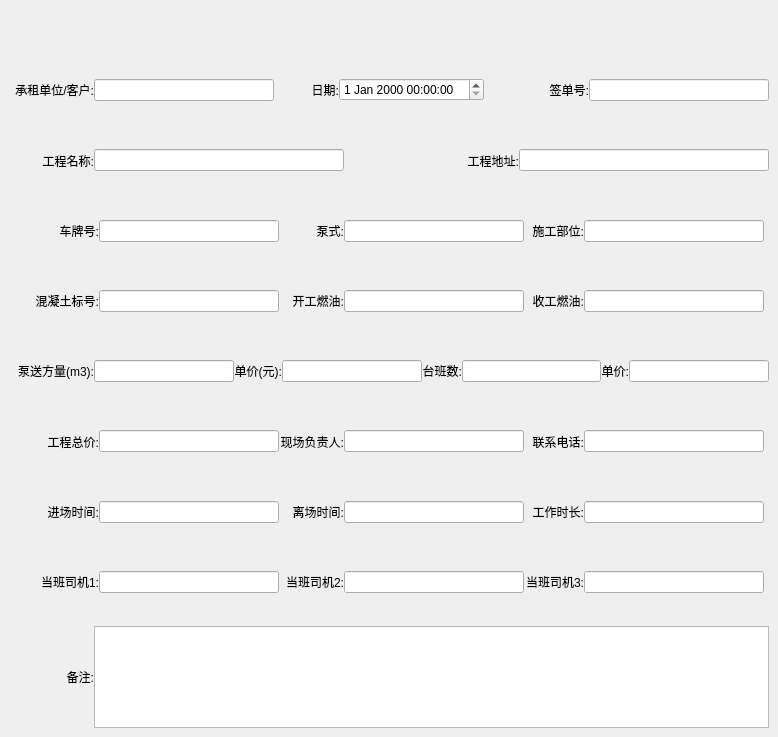
<?xml version="1.0" encoding="UTF-8"?>
<ui version="4.0">
 <class>RentalDocumentEditDialog</class>
 <widget class="QDialog" name="RentalDocumentEditDialog">
  <property name="geometry">
   <rect>
    <x>0</x>
    <y>0</y>
    <width>778</width>
    <height>737</height>
   </rect>
  </property>
  <property name="windowTitle">
   <string>Dialog</string>
  </property>
  <layout class="QVBoxLayout" name="verticalLayout">
   <property name="spacing">
    <number>0</number>
   </property>
   <property name="leftMargin">
    <number>0</number>
   </property>
   <property name="topMargin">
    <number>0</number>
   </property>
   <property name="rightMargin">
    <number>0</number>
   </property>
   <property name="bottomMargin">
    <number>0</number>
   </property>
   <item>
    <widget class="QWidget" name="toolBarWidget" native="true">
     <property name="minimumSize">
      <size>
       <width>0</width>
       <height>55</height>
      </size>
     </property>
     <property name="maximumSize">
      <size>
       <width>16777215</width>
       <height>55</height>
      </size>
     </property>
     <layout class="QHBoxLayout" name="toolBarHorizonLayout">
      <property name="spacing">
       <number>0</number>
      </property>
      <property name="leftMargin">
       <number>0</number>
      </property>
      <property name="topMargin">
       <number>0</number>
      </property>
      <property name="rightMargin">
       <number>0</number>
      </property>
      <property name="bottomMargin">
       <number>0</number>
      </property>
     </layout>
    </widget>
   </item>
   <item>
    <widget class="QWidget" name="widget" native="true">
     <layout class="QHBoxLayout" name="horizontalLayout_2">
      <property name="spacing">
       <number>0</number>
      </property>
      <property name="leftMargin">
       <number>0</number>
      </property>
      <property name="topMargin">
       <number>0</number>
      </property>
      <property name="rightMargin">
       <number>0</number>
      </property>
      <property name="bottomMargin">
       <number>0</number>
      </property>
      <item>
       <layout class="QHBoxLayout" name="horizontalLayout">
        <property name="leftMargin">
         <number>9</number>
        </property>
        <property name="topMargin">
         <number>9</number>
        </property>
        <property name="rightMargin">
         <number>9</number>
        </property>
        <property name="bottomMargin">
         <number>9</number>
        </property>
        <item>
         <widget class="QLabel" name="label">
          <property name="minimumSize">
           <size>
            <width>85</width>
            <height>0</height>
           </size>
          </property>
          <property name="maximumSize">
           <size>
            <width>85</width>
            <height>16777215</height>
           </size>
          </property>
          <property name="text">
           <string>承租单位/客户:</string>
          </property>
          <property name="alignment">
           <set>Qt::AlignRight|Qt::AlignTrailing|Qt::AlignVCenter</set>
          </property>
         </widget>
        </item>
        <item>
         <widget class="QLineEdit" name="lineEdit">
          <property name="minimumSize">
           <size>
            <width>160</width>
            <height>0</height>
           </size>
          </property>
          <property name="maximumSize">
           <size>
            <width>180</width>
            <height>16777215</height>
           </size>
          </property>
         </widget>
        </item>
        <item>
         <widget class="QLabel" name="label_2">
          <property name="minimumSize">
           <size>
            <width>65</width>
            <height>0</height>
           </size>
          </property>
          <property name="maximumSize">
           <size>
            <width>65</width>
            <height>16777215</height>
           </size>
          </property>
          <property name="text">
           <string>日期:</string>
          </property>
          <property name="alignment">
           <set>Qt::AlignRight|Qt::AlignTrailing|Qt::AlignVCenter</set>
          </property>
         </widget>
        </item>
        <item>
         <widget class="QDateTimeEdit" name="dateTimeEdit"/>
        </item>
        <item>
         <widget class="QLabel" name="label_3">
          <property name="text">
           <string>签单号:</string>
          </property>
          <property name="alignment">
           <set>Qt::AlignRight|Qt::AlignTrailing|Qt::AlignVCenter</set>
          </property>
         </widget>
        </item>
        <item>
         <widget class="QLineEdit" name="lineEdit_3">
          <property name="minimumSize">
           <size>
            <width>180</width>
            <height>0</height>
           </size>
          </property>
          <property name="maximumSize">
           <size>
            <width>180</width>
            <height>16777215</height>
           </size>
          </property>
         </widget>
        </item>
       </layout>
      </item>
     </layout>
    </widget>
   </item>
   <item>
    <widget class="QWidget" name="widget_2" native="true">
     <layout class="QHBoxLayout" name="horizontalLayout_3">
      <property name="spacing">
       <number>0</number>
      </property>
      <property name="leftMargin">
       <number>0</number>
      </property>
      <property name="topMargin">
       <number>0</number>
      </property>
      <property name="rightMargin">
       <number>0</number>
      </property>
      <property name="bottomMargin">
       <number>0</number>
      </property>
      <item>
       <layout class="QHBoxLayout" name="horizontalLayout_4">
        <property name="leftMargin">
         <number>9</number>
        </property>
        <property name="topMargin">
         <number>9</number>
        </property>
        <property name="rightMargin">
         <number>9</number>
        </property>
        <property name="bottomMargin">
         <number>9</number>
        </property>
        <item>
         <widget class="QLabel" name="label_4">
          <property name="minimumSize">
           <size>
            <width>85</width>
            <height>0</height>
           </size>
          </property>
          <property name="maximumSize">
           <size>
            <width>85</width>
            <height>16777215</height>
           </size>
          </property>
          <property name="text">
           <string>工程名称:</string>
          </property>
          <property name="alignment">
           <set>Qt::AlignRight|Qt::AlignTrailing|Qt::AlignVCenter</set>
          </property>
         </widget>
        </item>
        <item>
         <widget class="QLineEdit" name="lineEdit_4">
          <property name="minimumSize">
           <size>
            <width>250</width>
            <height>0</height>
           </size>
          </property>
          <property name="maximumSize">
           <size>
            <width>250</width>
            <height>16777215</height>
           </size>
          </property>
         </widget>
        </item>
        <item>
         <widget class="QLabel" name="label_6">
          <property name="text">
           <string>工程地址:</string>
          </property>
          <property name="alignment">
           <set>Qt::AlignRight|Qt::AlignTrailing|Qt::AlignVCenter</set>
          </property>
         </widget>
        </item>
        <item>
         <widget class="QLineEdit" name="lineEdit_6">
          <property name="minimumSize">
           <size>
            <width>250</width>
            <height>0</height>
           </size>
          </property>
          <property name="maximumSize">
           <size>
            <width>250</width>
            <height>16777215</height>
           </size>
          </property>
         </widget>
        </item>
       </layout>
      </item>
     </layout>
    </widget>
   </item>
   <item>
    <widget class="QWidget" name="widget_3" native="true">
     <layout class="QHBoxLayout" name="horizontalLayout_5">
      <property name="spacing">
       <number>0</number>
      </property>
      <property name="leftMargin">
       <number>0</number>
      </property>
      <property name="topMargin">
       <number>0</number>
      </property>
      <property name="rightMargin">
       <number>0</number>
      </property>
      <property name="bottomMargin">
       <number>0</number>
      </property>
      <item>
       <layout class="QHBoxLayout" name="horizontalLayout_6">
        <property name="leftMargin">
         <number>9</number>
        </property>
        <property name="topMargin">
         <number>9</number>
        </property>
        <property name="rightMargin">
         <number>9</number>
        </property>
        <property name="bottomMargin">
         <number>9</number>
        </property>
        <item>
         <widget class="QLabel" name="label_7">
          <property name="minimumSize">
           <size>
            <width>85</width>
            <height>0</height>
           </size>
          </property>
          <property name="maximumSize">
           <size>
            <width>85</width>
            <height>16777215</height>
           </size>
          </property>
          <property name="text">
           <string>车牌号:</string>
          </property>
          <property name="alignment">
           <set>Qt::AlignRight|Qt::AlignTrailing|Qt::AlignVCenter</set>
          </property>
         </widget>
        </item>
        <item>
         <widget class="QLineEdit" name="lineEdit_7">
          <property name="minimumSize">
           <size>
            <width>160</width>
            <height>0</height>
           </size>
          </property>
          <property name="maximumSize">
           <size>
            <width>180</width>
            <height>16777215</height>
           </size>
          </property>
         </widget>
        </item>
        <item>
         <widget class="QLabel" name="label_8">
          <property name="minimumSize">
           <size>
            <width>65</width>
            <height>0</height>
           </size>
          </property>
          <property name="maximumSize">
           <size>
            <width>65</width>
            <height>16777215</height>
           </size>
          </property>
          <property name="text">
           <string>泵式:</string>
          </property>
          <property name="alignment">
           <set>Qt::AlignRight|Qt::AlignTrailing|Qt::AlignVCenter</set>
          </property>
         </widget>
        </item>
        <item>
         <widget class="QLineEdit" name="lineEdit_8">
          <property name="minimumSize">
           <size>
            <width>180</width>
            <height>0</height>
           </size>
          </property>
          <property name="maximumSize">
           <size>
            <width>180</width>
            <height>16777215</height>
           </size>
          </property>
         </widget>
        </item>
        <item>
         <widget class="QLabel" name="label_9">
          <property name="minimumSize">
           <size>
            <width>60</width>
            <height>0</height>
           </size>
          </property>
          <property name="maximumSize">
           <size>
            <width>60</width>
            <height>16777215</height>
           </size>
          </property>
          <property name="text">
           <string>施工部位:</string>
          </property>
          <property name="alignment">
           <set>Qt::AlignRight|Qt::AlignTrailing|Qt::AlignVCenter</set>
          </property>
         </widget>
        </item>
        <item>
         <widget class="QLineEdit" name="lineEdit_9">
          <property name="minimumSize">
           <size>
            <width>180</width>
            <height>0</height>
           </size>
          </property>
          <property name="maximumSize">
           <size>
            <width>180</width>
            <height>16777215</height>
           </size>
          </property>
         </widget>
        </item>
       </layout>
      </item>
     </layout>
    </widget>
   </item>
   <item>
    <widget class="QWidget" name="widget_4" native="true">
     <layout class="QHBoxLayout" name="horizontalLayout_7">
      <property name="spacing">
       <number>0</number>
      </property>
      <property name="leftMargin">
       <number>0</number>
      </property>
      <property name="topMargin">
       <number>0</number>
      </property>
      <property name="rightMargin">
       <number>0</number>
      </property>
      <property name="bottomMargin">
       <number>0</number>
      </property>
      <item>
       <layout class="QHBoxLayout" name="horizontalLayout_8">
        <property name="leftMargin">
         <number>9</number>
        </property>
        <property name="topMargin">
         <number>9</number>
        </property>
        <property name="rightMargin">
         <number>9</number>
        </property>
        <property name="bottomMargin">
         <number>9</number>
        </property>
        <item>
         <widget class="QLabel" name="label_10">
          <property name="minimumSize">
           <size>
            <width>85</width>
            <height>0</height>
           </size>
          </property>
          <property name="maximumSize">
           <size>
            <width>85</width>
            <height>16777215</height>
           </size>
          </property>
          <property name="text">
           <string>混凝土标号:</string>
          </property>
          <property name="alignment">
           <set>Qt::AlignRight|Qt::AlignTrailing|Qt::AlignVCenter</set>
          </property>
         </widget>
        </item>
        <item>
         <widget class="QLineEdit" name="lineEdit_10">
          <property name="minimumSize">
           <size>
            <width>160</width>
            <height>0</height>
           </size>
          </property>
          <property name="maximumSize">
           <size>
            <width>180</width>
            <height>16777215</height>
           </size>
          </property>
         </widget>
        </item>
        <item>
         <widget class="QLabel" name="label_11">
          <property name="minimumSize">
           <size>
            <width>65</width>
            <height>0</height>
           </size>
          </property>
          <property name="maximumSize">
           <size>
            <width>65</width>
            <height>16777215</height>
           </size>
          </property>
          <property name="text">
           <string>开工燃油:</string>
          </property>
          <property name="alignment">
           <set>Qt::AlignRight|Qt::AlignTrailing|Qt::AlignVCenter</set>
          </property>
         </widget>
        </item>
        <item>
         <widget class="QLineEdit" name="lineEdit_11">
          <property name="minimumSize">
           <size>
            <width>180</width>
            <height>0</height>
           </size>
          </property>
          <property name="maximumSize">
           <size>
            <width>180</width>
            <height>16777215</height>
           </size>
          </property>
         </widget>
        </item>
        <item>
         <widget class="QLabel" name="label_12">
          <property name="minimumSize">
           <size>
            <width>60</width>
            <height>0</height>
           </size>
          </property>
          <property name="maximumSize">
           <size>
            <width>60</width>
            <height>16777215</height>
           </size>
          </property>
          <property name="text">
           <string>收工燃油:</string>
          </property>
          <property name="alignment">
           <set>Qt::AlignRight|Qt::AlignTrailing|Qt::AlignVCenter</set>
          </property>
         </widget>
        </item>
        <item>
         <widget class="QLineEdit" name="lineEdit_12">
          <property name="minimumSize">
           <size>
            <width>180</width>
            <height>0</height>
           </size>
          </property>
          <property name="maximumSize">
           <size>
            <width>180</width>
            <height>16777215</height>
           </size>
          </property>
         </widget>
        </item>
       </layout>
      </item>
     </layout>
    </widget>
   </item>
   <item>
    <widget class="QWidget" name="widget_6" native="true">
     <layout class="QHBoxLayout" name="horizontalLayout_11">
      <property name="spacing">
       <number>0</number>
      </property>
      <property name="leftMargin">
       <number>0</number>
      </property>
      <property name="topMargin">
       <number>0</number>
      </property>
      <property name="rightMargin">
       <number>0</number>
      </property>
      <property name="bottomMargin">
       <number>0</number>
      </property>
      <item>
       <layout class="QHBoxLayout" name="horizontalLayout_12">
        <property name="leftMargin">
         <number>9</number>
        </property>
        <property name="topMargin">
         <number>9</number>
        </property>
        <property name="rightMargin">
         <number>9</number>
        </property>
        <property name="bottomMargin">
         <number>9</number>
        </property>
        <item>
         <widget class="QLabel" name="label_16">
          <property name="minimumSize">
           <size>
            <width>85</width>
            <height>0</height>
           </size>
          </property>
          <property name="maximumSize">
           <size>
            <width>85</width>
            <height>16777215</height>
           </size>
          </property>
          <property name="text">
           <string>泵送方量(m3):</string>
          </property>
          <property name="alignment">
           <set>Qt::AlignRight|Qt::AlignTrailing|Qt::AlignVCenter</set>
          </property>
         </widget>
        </item>
        <item>
         <widget class="QLineEdit" name="lineEdit_16"/>
        </item>
        <item>
         <widget class="QLabel" name="label_17">
          <property name="text">
           <string>单价(元):</string>
          </property>
          <property name="alignment">
           <set>Qt::AlignRight|Qt::AlignTrailing|Qt::AlignVCenter</set>
          </property>
         </widget>
        </item>
        <item>
         <widget class="QLineEdit" name="lineEdit_17"/>
        </item>
        <item>
         <widget class="QLabel" name="label_18">
          <property name="text">
           <string>台班数:</string>
          </property>
          <property name="alignment">
           <set>Qt::AlignRight|Qt::AlignTrailing|Qt::AlignVCenter</set>
          </property>
         </widget>
        </item>
        <item>
         <widget class="QLineEdit" name="lineEdit_18"/>
        </item>
        <item>
         <widget class="QLabel" name="label_5">
          <property name="text">
           <string>单价:</string>
          </property>
          <property name="alignment">
           <set>Qt::AlignRight|Qt::AlignTrailing|Qt::AlignVCenter</set>
          </property>
         </widget>
        </item>
        <item>
         <widget class="QLineEdit" name="lineEdit_2"/>
        </item>
       </layout>
      </item>
     </layout>
    </widget>
   </item>
   <item>
    <widget class="QWidget" name="widget_7" native="true">
     <layout class="QHBoxLayout" name="horizontalLayout_13">
      <property name="spacing">
       <number>0</number>
      </property>
      <property name="leftMargin">
       <number>0</number>
      </property>
      <property name="topMargin">
       <number>0</number>
      </property>
      <property name="rightMargin">
       <number>0</number>
      </property>
      <property name="bottomMargin">
       <number>0</number>
      </property>
      <item>
       <layout class="QHBoxLayout" name="horizontalLayout_14">
        <property name="leftMargin">
         <number>9</number>
        </property>
        <property name="topMargin">
         <number>9</number>
        </property>
        <property name="rightMargin">
         <number>9</number>
        </property>
        <property name="bottomMargin">
         <number>9</number>
        </property>
        <item>
         <widget class="QLabel" name="label_19">
          <property name="minimumSize">
           <size>
            <width>85</width>
            <height>0</height>
           </size>
          </property>
          <property name="maximumSize">
           <size>
            <width>85</width>
            <height>16777215</height>
           </size>
          </property>
          <property name="text">
           <string>工程总价:</string>
          </property>
          <property name="alignment">
           <set>Qt::AlignRight|Qt::AlignTrailing|Qt::AlignVCenter</set>
          </property>
         </widget>
        </item>
        <item>
         <widget class="QLineEdit" name="lineEdit_19">
          <property name="minimumSize">
           <size>
            <width>160</width>
            <height>0</height>
           </size>
          </property>
          <property name="maximumSize">
           <size>
            <width>180</width>
            <height>16777215</height>
           </size>
          </property>
         </widget>
        </item>
        <item>
         <widget class="QLabel" name="label_20">
          <property name="minimumSize">
           <size>
            <width>65</width>
            <height>0</height>
           </size>
          </property>
          <property name="maximumSize">
           <size>
            <width>65</width>
            <height>16777215</height>
           </size>
          </property>
          <property name="text">
           <string>现场负责人:</string>
          </property>
          <property name="alignment">
           <set>Qt::AlignRight|Qt::AlignTrailing|Qt::AlignVCenter</set>
          </property>
         </widget>
        </item>
        <item>
         <widget class="QLineEdit" name="lineEdit_20">
          <property name="minimumSize">
           <size>
            <width>180</width>
            <height>0</height>
           </size>
          </property>
          <property name="maximumSize">
           <size>
            <width>180</width>
            <height>16777215</height>
           </size>
          </property>
         </widget>
        </item>
        <item>
         <widget class="QLabel" name="label_21">
          <property name="minimumSize">
           <size>
            <width>60</width>
            <height>0</height>
           </size>
          </property>
          <property name="maximumSize">
           <size>
            <width>60</width>
            <height>16777215</height>
           </size>
          </property>
          <property name="text">
           <string>联系电话:</string>
          </property>
          <property name="alignment">
           <set>Qt::AlignRight|Qt::AlignTrailing|Qt::AlignVCenter</set>
          </property>
         </widget>
        </item>
        <item>
         <widget class="QLineEdit" name="lineEdit_21">
          <property name="minimumSize">
           <size>
            <width>180</width>
            <height>0</height>
           </size>
          </property>
          <property name="maximumSize">
           <size>
            <width>180</width>
            <height>16777215</height>
           </size>
          </property>
         </widget>
        </item>
       </layout>
      </item>
     </layout>
    </widget>
   </item>
   <item>
    <widget class="QWidget" name="widget_5" native="true">
     <layout class="QHBoxLayout" name="horizontalLayout_9">
      <property name="spacing">
       <number>0</number>
      </property>
      <property name="leftMargin">
       <number>0</number>
      </property>
      <property name="topMargin">
       <number>0</number>
      </property>
      <property name="rightMargin">
       <number>0</number>
      </property>
      <property name="bottomMargin">
       <number>0</number>
      </property>
      <item>
       <layout class="QHBoxLayout" name="horizontalLayout_10">
        <property name="leftMargin">
         <number>9</number>
        </property>
        <property name="topMargin">
         <number>9</number>
        </property>
        <property name="rightMargin">
         <number>9</number>
        </property>
        <property name="bottomMargin">
         <number>9</number>
        </property>
        <item>
         <widget class="QLabel" name="label_13">
          <property name="minimumSize">
           <size>
            <width>85</width>
            <height>0</height>
           </size>
          </property>
          <property name="maximumSize">
           <size>
            <width>85</width>
            <height>16777215</height>
           </size>
          </property>
          <property name="text">
           <string>进场时间:</string>
          </property>
          <property name="alignment">
           <set>Qt::AlignRight|Qt::AlignTrailing|Qt::AlignVCenter</set>
          </property>
         </widget>
        </item>
        <item>
         <widget class="QLineEdit" name="lineEdit_13">
          <property name="minimumSize">
           <size>
            <width>160</width>
            <height>0</height>
           </size>
          </property>
          <property name="maximumSize">
           <size>
            <width>180</width>
            <height>16777215</height>
           </size>
          </property>
         </widget>
        </item>
        <item>
         <widget class="QLabel" name="label_14">
          <property name="minimumSize">
           <size>
            <width>65</width>
            <height>0</height>
           </size>
          </property>
          <property name="maximumSize">
           <size>
            <width>65</width>
            <height>16777215</height>
           </size>
          </property>
          <property name="text">
           <string>离场时间:</string>
          </property>
          <property name="alignment">
           <set>Qt::AlignRight|Qt::AlignTrailing|Qt::AlignVCenter</set>
          </property>
         </widget>
        </item>
        <item>
         <widget class="QLineEdit" name="lineEdit_14">
          <property name="minimumSize">
           <size>
            <width>180</width>
            <height>0</height>
           </size>
          </property>
          <property name="maximumSize">
           <size>
            <width>180</width>
            <height>16777215</height>
           </size>
          </property>
         </widget>
        </item>
        <item>
         <widget class="QLabel" name="label_15">
          <property name="minimumSize">
           <size>
            <width>60</width>
            <height>0</height>
           </size>
          </property>
          <property name="maximumSize">
           <size>
            <width>60</width>
            <height>16777215</height>
           </size>
          </property>
          <property name="text">
           <string>工作时长:</string>
          </property>
          <property name="alignment">
           <set>Qt::AlignRight|Qt::AlignTrailing|Qt::AlignVCenter</set>
          </property>
         </widget>
        </item>
        <item>
         <widget class="QLineEdit" name="lineEdit_15">
          <property name="minimumSize">
           <size>
            <width>180</width>
            <height>0</height>
           </size>
          </property>
          <property name="maximumSize">
           <size>
            <width>180</width>
            <height>16777215</height>
           </size>
          </property>
         </widget>
        </item>
       </layout>
      </item>
     </layout>
    </widget>
   </item>
   <item>
    <widget class="QWidget" name="widget_8" native="true">
     <layout class="QHBoxLayout" name="horizontalLayout_15">
      <property name="spacing">
       <number>0</number>
      </property>
      <property name="leftMargin">
       <number>0</number>
      </property>
      <property name="topMargin">
       <number>0</number>
      </property>
      <property name="rightMargin">
       <number>0</number>
      </property>
      <property name="bottomMargin">
       <number>0</number>
      </property>
      <item>
       <layout class="QHBoxLayout" name="horizontalLayout_16">
        <property name="leftMargin">
         <number>9</number>
        </property>
        <property name="topMargin">
         <number>9</number>
        </property>
        <property name="rightMargin">
         <number>9</number>
        </property>
        <property name="bottomMargin">
         <number>9</number>
        </property>
        <item>
         <widget class="QLabel" name="label_22">
          <property name="minimumSize">
           <size>
            <width>85</width>
            <height>0</height>
           </size>
          </property>
          <property name="maximumSize">
           <size>
            <width>85</width>
            <height>16777215</height>
           </size>
          </property>
          <property name="text">
           <string>当班司机1:</string>
          </property>
          <property name="alignment">
           <set>Qt::AlignRight|Qt::AlignTrailing|Qt::AlignVCenter</set>
          </property>
         </widget>
        </item>
        <item>
         <widget class="QLineEdit" name="lineEdit_22">
          <property name="minimumSize">
           <size>
            <width>160</width>
            <height>0</height>
           </size>
          </property>
          <property name="maximumSize">
           <size>
            <width>180</width>
            <height>16777215</height>
           </size>
          </property>
         </widget>
        </item>
        <item>
         <widget class="QLabel" name="label_23">
          <property name="minimumSize">
           <size>
            <width>65</width>
            <height>0</height>
           </size>
          </property>
          <property name="maximumSize">
           <size>
            <width>65</width>
            <height>16777215</height>
           </size>
          </property>
          <property name="text">
           <string>当班司机2:</string>
          </property>
          <property name="alignment">
           <set>Qt::AlignRight|Qt::AlignTrailing|Qt::AlignVCenter</set>
          </property>
         </widget>
        </item>
        <item>
         <widget class="QLineEdit" name="lineEdit_23">
          <property name="minimumSize">
           <size>
            <width>180</width>
            <height>0</height>
           </size>
          </property>
          <property name="maximumSize">
           <size>
            <width>180</width>
            <height>16777215</height>
           </size>
          </property>
         </widget>
        </item>
        <item>
         <widget class="QLabel" name="label_24">
          <property name="minimumSize">
           <size>
            <width>60</width>
            <height>0</height>
           </size>
          </property>
          <property name="maximumSize">
           <size>
            <width>60</width>
            <height>16777215</height>
           </size>
          </property>
          <property name="text">
           <string>当班司机3:</string>
          </property>
          <property name="alignment">
           <set>Qt::AlignRight|Qt::AlignTrailing|Qt::AlignVCenter</set>
          </property>
         </widget>
        </item>
        <item>
         <widget class="QLineEdit" name="lineEdit_24">
          <property name="minimumSize">
           <size>
            <width>180</width>
            <height>0</height>
           </size>
          </property>
          <property name="maximumSize">
           <size>
            <width>180</width>
            <height>16777215</height>
           </size>
          </property>
         </widget>
        </item>
       </layout>
      </item>
     </layout>
    </widget>
   </item>
   <item>
    <widget class="QWidget" name="widget_9" native="true">
     <property name="maximumSize">
      <size>
       <width>16777215</width>
       <height>120</height>
      </size>
     </property>
     <layout class="QHBoxLayout" name="horizontalLayout_17">
      <property name="spacing">
       <number>0</number>
      </property>
      <property name="leftMargin">
       <number>0</number>
      </property>
      <property name="topMargin">
       <number>0</number>
      </property>
      <property name="rightMargin">
       <number>0</number>
      </property>
      <property name="bottomMargin">
       <number>0</number>
      </property>
      <item>
       <layout class="QHBoxLayout" name="horizontalLayout_18">
        <property name="leftMargin">
         <number>9</number>
        </property>
        <property name="topMargin">
         <number>9</number>
        </property>
        <property name="rightMargin">
         <number>9</number>
        </property>
        <property name="bottomMargin">
         <number>9</number>
        </property>
        <item>
         <widget class="QLabel" name="label_25">
          <property name="minimumSize">
           <size>
            <width>85</width>
            <height>0</height>
           </size>
          </property>
          <property name="maximumSize">
           <size>
            <width>85</width>
            <height>16777215</height>
           </size>
          </property>
          <property name="text">
           <string>备注:</string>
          </property>
          <property name="alignment">
           <set>Qt::AlignRight|Qt::AlignTrailing|Qt::AlignVCenter</set>
          </property>
         </widget>
        </item>
        <item>
         <widget class="QTextBrowser" name="textBrowser"/>
        </item>
       </layout>
      </item>
     </layout>
    </widget>
   </item>
  </layout>
 </widget>
 <resources/>
 <connections/>
</ui>
